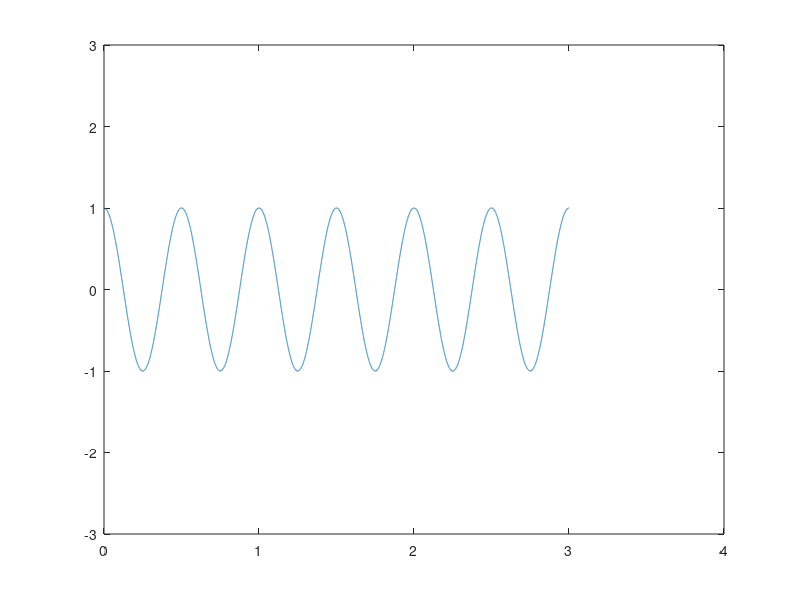

Here is the MATLAB script that generated this plot: (Note: this script raises an error after producing the figure.)
A=2;
f=2;
phi=pi/2;
t=0:0.0001:3;
y=sin(2*pi*f*t+phi);
plot(t,y)
axis([0 4 -3 3])
xlable('time--------->')
ylable('amplitude------>')
title('Sinusoidal Wave')